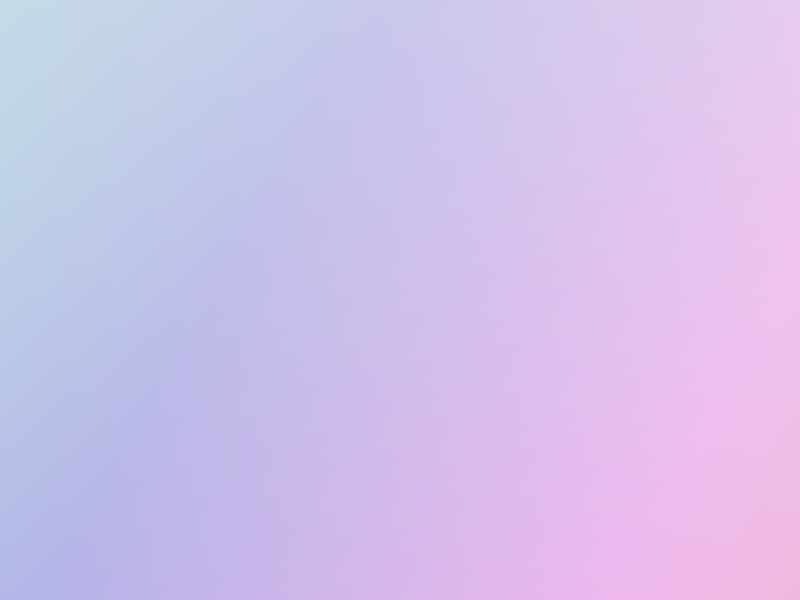
Frame 1 (no input)
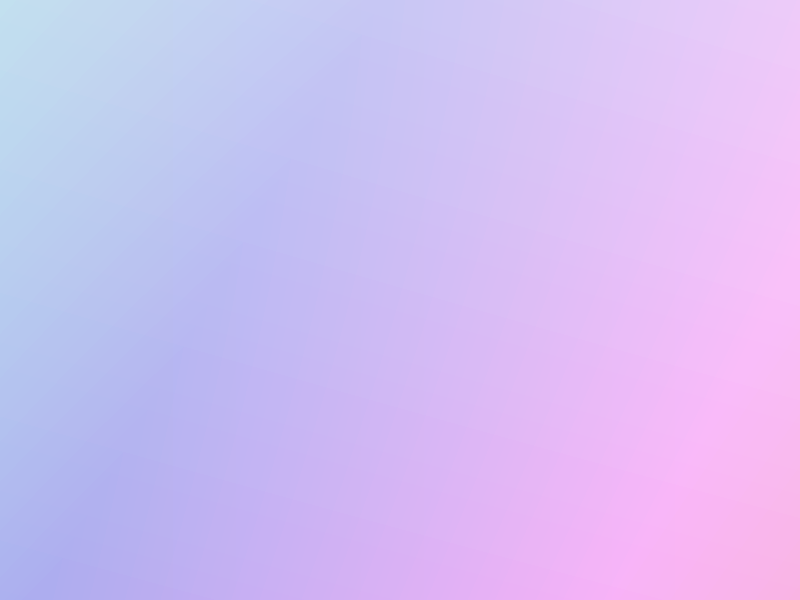
Frame 2 (the mouse pressed at the canvas centre, redrawn once)

The Processing sketch that drew these frames (run headless with seeded random() and noise(); the mouse was pressed at the canvas centre and the sketch redrawn once):

// Processing sketch: Gradation
// ── Gradation.pde
// 淡いパステルカラーのグラデーション

void setup() {
  size(800, 600);
  colorMode(HSB, 360, 1.0, 1.0); // HSBカラーモード(色相:0-360, 彩度・明度:0.0-1.0)
  noLoop();  // 一度だけ描画する
}

void draw() {
  // 傾きのパラメータ: 0.0〜1.0の値
  // 0.0: 縦方向のグラデーション
  // 0.5: 45度の斜め
  // 1.0: 横方向のグラデーション
  float slopeRatio = 0.7; // この値を変更して傾きを調整
  
  for (int y = 0; y < height; y++) {
    float y_ratio = (float)y / height;
    
    for (int x = 0; x < width; x++) {
      float x_ratio = (float)x / width;
      
      // 傾きを考慮した混合比率
      float mixRatio = slopeRatio * x_ratio + (1.0 - slopeRatio) * y_ratio;
      
      // 色相を淡い紫(220)から淡いピンク(340)へ変化
      float hue = lerp(200, 320, mixRatio);
      
      // 彩度は低めに保ってパステル感を出す
      float saturation = lerp(0.2, 0.3, y_ratio);
      
      // 明度は高めに保つ
      float brightness = lerp(0.95, 1.0, x_ratio);
      
      stroke(hue, saturation, brightness);
      point(x, y);
    }
  }
}

void keyPressed(){
  save("image.png");
}
